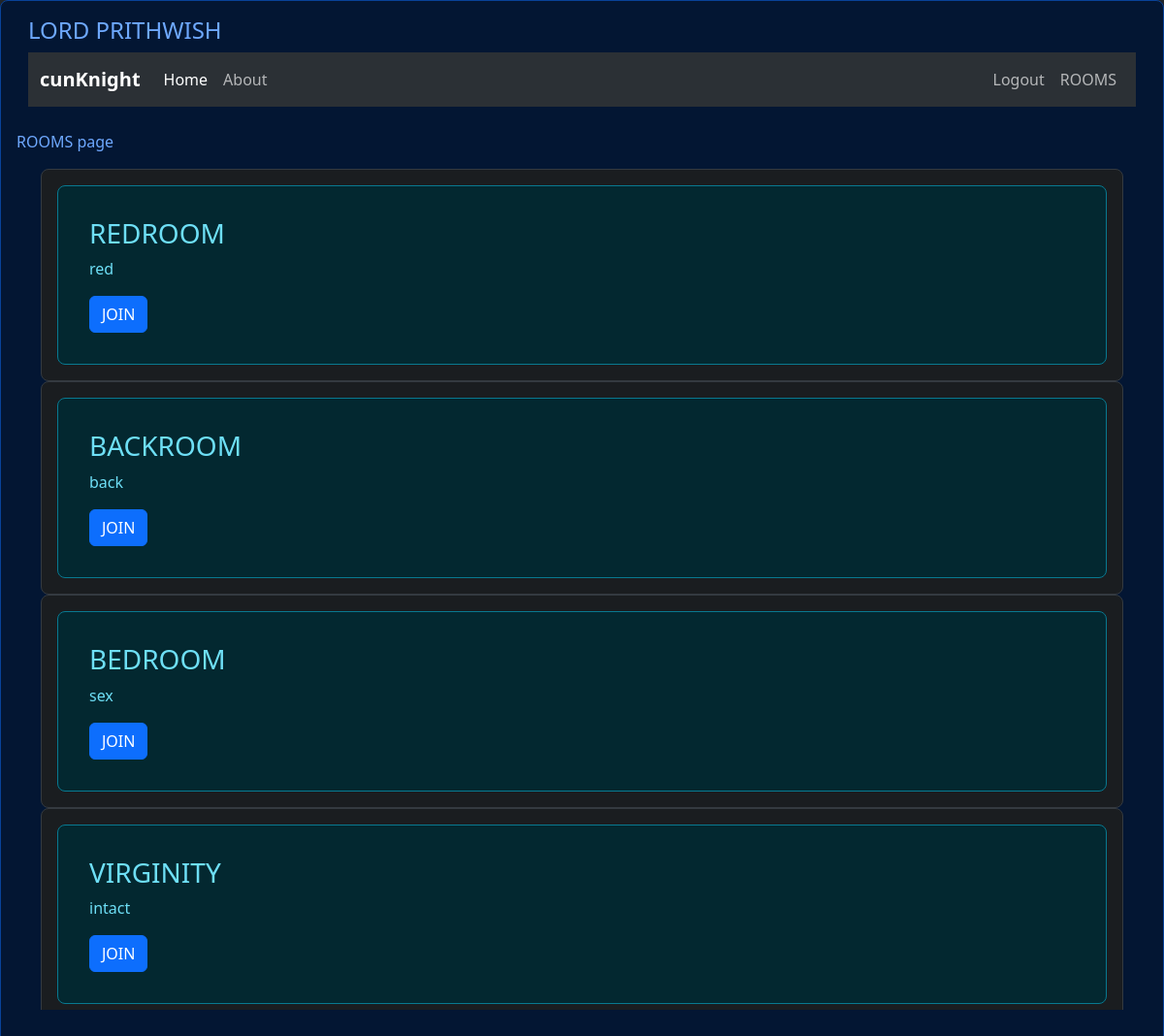
The page /rooms/ (signed in) on the database its author committed.
### rooms/models.py (models this page shows, shortened)
class Room(models.Model):
    name = models.CharField(max_length=100)
    slug = models.SlugField(unique=True)

### rooms/views.py (the view)
# urls.py: path('rooms/', include('rooms.urls')),
@login_required
def rooms(request):
    roms = Room.objects.all()
    return render(request, 'rooms/rooms.html', {'rooms':roms,'title':'Rooms'})

### rooms/templates/rooms/rooms.html (shortened to what this page needs)
{% extends "calci/base.html" %}
{% block content %}
<p>ROOMS page</p>
<div id="chat-area" class="container overflow-y-auto " style="height: 80%;">
    {% for room in rooms %}
    <div class="p-3 text-dark-emphasis bg-dark-subtle border border-dark-subtle rounded-3">
        <div class="card p-3 text-info-emphasis bg-info-subtle border border-info-subtle rounded-3">
            <div class="card-body">
                <h3 class="card-title">{{room.name}}</h3>
                    <p class="card-text">{{ room.slug }}</p>
                    <div class="d-flex justify-content-between">
                        <a href="{% url 'room' room.slug %}" class="btn btn-primary">JOIN</a>
                    </div>
            </div>
        </div>
    </div>
    {% endfor %}
</div>
{% endblock content %}

### calci/templates/calci/base.html (shortened to what this page needs)
<!DOCTYPE html>
<html lang="en">
<head>
    <link href="https://cdn.jsdelivr.net/npm/bootstrap@5.3.3/dist/css/bootstrap.min.css" rel="stylesheet"
>
</head>
<body data-bs-theme="dark">
    <div class="p-3 vh-100 text-primary-emphasis bg-primary-subtle border border-primary-subtle rounded-3 " id="base">
        <div class="container-fluid ">
            <h4 >  LORD PRITHWISH </h4>
            <nav class="navbar navbar-expand-lg bg-body-tertiary">
                <div class="container-fluid">
                    <a class="navbar-brand" href="https://github.com/LORDPRITHWISH" target="_blank"><strong>{{request.user.username}}</strong></a>
                        <ul class="navbar-nav me-auto mb-2 mb-lg-0">
                            <li class="nav-item">
                                <a class="nav-link active" aria-current="page" href="{% url 'calci-home' %}">Home</a>
                            </li>
                            <li class="nav-item">
                                <a class="nav-link" href="#">About</a>
                            </li>
                        </ul>
                        <ul class="navbar-nav mb-2 mb-lg-0 d-flex">
                            {% if request.user.is_authenticated %}
                            <li class="nav-item">
                                <a class="nav-link" href="{% url 'logout' %}">Logout</a>
                            </li>
                            <li class="nav-item">
                                <a class="nav-link" href="{% url 'calci-room' %}">ROOMS</a>
                            </li>
                            {% endif %}
                        </ul>
                    </div>
                </div>
            <br>
            {% block content %}{% endblock %}
        </div>
</body>
</html>

### rows shown on the page
Room: name "REDROOM", slug "red"
Room: name "BACKROOM", slug "back"
Room: name "BEDROOM", slug "sex"
Room: name "VIRGINITY", slug "intact"

### other values the page prints
{{ request.user.username }} "cunKnight"
